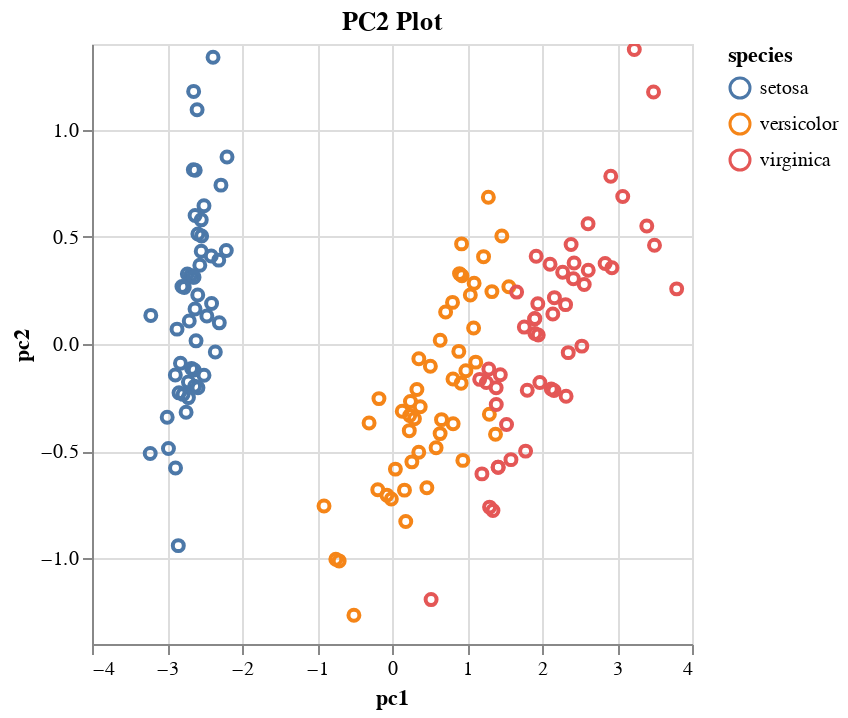

The notebook cell this image was saved under:
### Code cell
dia = DIA(df)
dia.plot_pca(
    pl.all().exclude("species"), 
    by = "species",
    dim = 2
).interactive()

### Figure 1 — Vega specification as saved in the notebook (floating-point values rounded to 4 significant figures; data arrays with more than 128 entries replaced by an {"elided": "..."} marker saying what was removed)
{"$schema": "https://vega.github.io/schema/vega/v5.json", "data": [{"name": "param_3_store"}, {"name": "param_4_store"}, {"name": "source_0", "values": {"elided": "150 records"}}, {"name": "source_0_x_domain_pc1", "values": [{"min": -3.224, "max": 3.796}]}, {"name": "source_0_y_domain_pc2", "values": [{"min": -1.266, "max": 1.374}]}, {"name": "source_0_color_domain_species", "values": [{"species": "setosa"}, {"species": "versicolor"}, {"species": "virginica"}]}], "signals": [{"name": "unit", "value": {}, "on": [{"events": "pointermove", "update": "isTuple(group()) ? group() : unit"}]}, {"name": "param_3_species_legend", "value": null, "on": [{"events": [{"source": "view", "markname": "species_legend_symbols", "type": "click"}, {"source": "view", "markname": "species_legend_labels", "type": "click"}, {"source": "view", "markname": "species_legend_entries", "type": "click"}], "update": "isDefined(datum.value) ? datum.value : item().items[0].items[0].datum.value", "force": true}, {"events": [{"source": "view", "type": "click"}], "update": "!event.item || !datum ? null : param_3_species_legend", "force": true}]}, {"name": "param_3", "update": "vlSelectionResolve(\"param_3_store\", \"union\", true, true)"}, {"name": "param_4", "update": "vlSelectionResolve(\"param_4_store\", \"union\")"}, {"name": "param_3_tuple", "update": "param_3_species_legend !== null ? {fields: param_3_tuple_fields, values: [param_3_species_legend]} : null"}, {"name": "param_3_tuple_fields", "value": [{"type": "E", "field": "species"}]}, {"name": "param_3_toggle", "value": false, "on": [{"events": {"merge": [{"source": "view", "type": "click"}]}, "update": "event.shiftKey"}]}, {"name": "param_3_modify", "on": [{"events": {"signal": "param_3_tuple"}, "update": "modify(\"param_3_store\", param_3_toggle ? null : param_3_tuple, param_3_toggle ? null : true, param_3_toggle ? param_3_tuple : null)"}]}, {"name": "param_4_pc1", "on": [{"events": [{"source": "view", "type": "dblclick"}], "update": "null"}, {"events": {"signal": "param_4_translate_delta"}, "update": "panLinear(param_4_translate_anchor.extent_x, -param_4_translate_delta.x / width)"}, {"events": {"signal": "param_4_zoom_delta"}, "update": "zoomLinear(domain(\"x\"), param_4_zoom_anchor.x, param_4_zoom_delta)"}]}, {"name": "param_4_pc2", "on": [{"events": [{"source": "view", "type": "dblclick"}], "update": "null"}, {"events": {"signal": "param_4_translate_delta"}, "update": "panLinear(param_4_translate_anchor.extent_y, param_4_translate_delta.y / height)"}, {"events": {"signal": "param_4_zoom_delta"}, "update": "zoomLinear(domain(\"y\"), param_4_zoom_anchor.y, param_4_zoom_delta)"}]}, {"name": "param_4_tuple", "on": [{"events": [{"signal": "param_4_pc1 || param_4_pc2"}], "update": "param_4_pc1 && param_4_pc2 ? {unit: \"\", fields: param_4_tuple_fields, values: [param_4_pc1,param_4_pc2]} : null"}]}, {"name": "param_4_tuple_fields", "value": [{"field": "pc1", "channel": "x", "type": "R"}, {"field": "pc2", "channel": "y", "type": "R"}]}, {"name": "param_4_translate_anchor", "value": {}, "on": [{"events": [{"source": "scope", "type": "pointerdown"}], "update": "{x: x(unit), y: y(unit), extent_x: domain(\"x\"), extent_y: domain(\"y\")}"}]}, {"name": "param_4_translate_delta", "value": {}, "on": [{"events": [{"source": "window", "between": [{"source": "scope", "type": "pointerdown"}, {"source": "window", "type": "pointerup"}], "consume": true, "type": "pointermove"}], "update": "{x: param_4_translate_anchor.x - x(unit), y: param_4_translate_anchor.y - y(unit)}"}]}, {"name": "param_4_zoom_anchor", "on": [{"events": [{"source": "scope", "consume": true, "type": "wheel"}], "update": "{x: invert(\"x\", x(unit)), y: invert(\"y\", y(unit))}"}]}, {"name": "param_4_zoom_delta", "on": [{"events": [{"source": "scope", "consume": true, "type": "wheel"}], "update": "pow(1.001, event.deltaY * pow(16, event.deltaMode))", "force": true}]}, {"name": "param_4_modify", "on": [{"events": {"signal": "param_4_tuple"}, "update": "modify(\"param_4_store\", param_4_tuple, true)"}]}], "marks": [{"type": "symbol", "name": "marks", "from": {"data": "source_0"}, "encode": {"update": {"stroke": {"field": "species", "scale": "color"}, "x": {"field": "pc1", "scale": "x"}, "y": {"field": "pc2", "scale": "y"}, "opacity": [{"value": 1, "test": "!length(data(\"param_3_store\")) || vlSelectionTest(\"param_3_store\", datum)"}, {"value": 0.1}], "fill": {"value": "transparent"}}}, "style": ["point"], "clip": true, "interactive": true}], "scales": [{"name": "x", "type": "linear", "domain": [{"signal": "(data(\"source_0_x_domain_pc1\")[0] || {}).min"}, {"signal": "(data(\"source_0_x_domain_pc1\")[0] || {}).max"}], "range": [0, {"signal": "width"}], "zero": true, "nice": true, "domainRaw": {"signal": "param_4[\"pc1\"]"}}, {"name": "y", "type": "linear", "domain": [{"signal": "(data(\"source_0_y_domain_pc2\")[0] || {}).min"}, {"signal": "(data(\"source_0_y_domain_pc2\")[0] || {}).max"}], "range": [{"signal": "height"}, 0], "nice": true, "zero": true, "domainRaw": {"signal": "param_4[\"pc2\"]"}}, {"name": "color", "type": "ordinal", "domain": {"data": "source_0_color_domain_species", "field": "species", "sort": true}, "range": "category"}], "axes": [{"scale": "x", "ticks": false, "grid": true, "domain": false, "gridScale": "y", "minExtent": 0, "maxExtent": 0, "zindex": 0, "tickCount": {"signal": "ceil(width/40)"}, "aria": false, "labels": false, "orient": "bottom"}, {"scale": "y", "maxExtent": 0, "minExtent": 0, "zindex": 0, "ticks": false, "domain": false, "labels": false, "gridScale": "x", "tickCount": {"signal": "ceil(height/40)"}, "grid": true, "aria": false, "orient": "left"}, {"scale": "x", "labelOverlap": true, "tickCount": {"signal": "ceil(width/40)"}, "zindex": 0, "orient": "bottom", "title": "pc1", "labelFlush": true, "grid": false}, {"scale": "y", "zindex": 0, "grid": false, "tickCount": {"signal": "ceil(height/40)"}, "labelOverlap": true, "orient": "left", "title": "pc2"}], "title": {"text": "PC2 Plot", "frame": "group"}, "background": "white", "width": 300, "style": "cell", "height": 300, "padding": 5, "legends": [{"stroke": "color", "symbolType": "circle", "title": "species", "encode": {"labels": {"name": "species_legend_labels", "interactive": true, "update": {"opacity": [{"test": "(!length(data(\"param_3_store\")) || (param_3[\"species\"] && indexof(param_3[\"species\"], datum.value) >= 0))", "value": 1}, {"value": 0.35}]}}, "symbols": {"name": "species_legend_symbols", "interactive": true, "update": {"fill": {"value": "transparent"}, "opacity": [{"test": "(!length(data(\"param_3_store\")) || (param_3[\"species\"] && indexof(param_3[\"species\"], datum.value) >= 0))", "value": 1}, {"value": 0.35}]}}, "entries": {"name": "species_legend_entries", "interactive": true, "update": {"fill": {"value": "transparent"}}}}}]}
